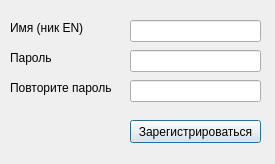
<?xml version="1.0" encoding="UTF-8"?>
<ui version="4.0">
 <class>RUserWindow</class>
 <widget class="QDialog" name="RUserWindow">
  <property name="geometry">
   <rect>
    <x>0</x>
    <y>0</y>
    <width>275</width>
    <height>164</height>
   </rect>
  </property>
  <property name="windowTitle">
   <string>Регистрация</string>
  </property>
  <widget class="QPushButton" name="pb_registr">
   <property name="geometry">
    <rect>
     <x>130</x>
     <y>120</y>
     <width>131</width>
     <height>23</height>
    </rect>
   </property>
   <property name="text">
    <string>Зарегистрироваться</string>
   </property>
  </widget>
  <widget class="QLineEdit" name="le_uname">
   <property name="geometry">
    <rect>
     <x>130</x>
     <y>20</y>
     <width>131</width>
     <height>22</height>
    </rect>
   </property>
  </widget>
  <widget class="QLineEdit" name="le_passu">
   <property name="geometry">
    <rect>
     <x>130</x>
     <y>50</y>
     <width>131</width>
     <height>22</height>
    </rect>
   </property>
   <property name="echoMode">
    <enum>QLineEdit::EchoMode::Password</enum>
   </property>
  </widget>
  <widget class="QLabel" name="lab_uname">
   <property name="geometry">
    <rect>
     <x>10</x>
     <y>20</y>
     <width>81</width>
     <height>16</height>
    </rect>
   </property>
   <property name="text">
    <string>Имя (ник EN)</string>
   </property>
  </widget>
  <widget class="QLabel" name="lab_passu">
   <property name="geometry">
    <rect>
     <x>10</x>
     <y>50</y>
     <width>58</width>
     <height>15</height>
    </rect>
   </property>
   <property name="text">
    <string>Пароль</string>
   </property>
  </widget>
  <widget class="QLabel" name="lab_passu1">
   <property name="geometry">
    <rect>
     <x>10</x>
     <y>80</y>
     <width>121</width>
     <height>16</height>
    </rect>
   </property>
   <property name="text">
    <string>Повторите пароль</string>
   </property>
  </widget>
  <widget class="QLineEdit" name="le_passu1">
   <property name="geometry">
    <rect>
     <x>130</x>
     <y>80</y>
     <width>131</width>
     <height>22</height>
    </rect>
   </property>
   <property name="echoMode">
    <enum>QLineEdit::EchoMode::Password</enum>
   </property>
  </widget>
 </widget>
 <resources/>
 <connections/>
</ui>
